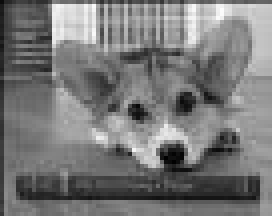
#> input picture Lab7/small-img.jpg, 68 x 54 px (shown 4 times larger)
$ jupyter execute --allow-errors Lab7.ipynb   (shell and % lines are left out)
#> lines starting #> are read from the running program, lines starting #| are printed output that depends on the picture
# Lab 7: Multirate Signal Processing and Signal Processing Applications
## Due Date: 05/02 @11:59pm

We will primarily focus on multirate signal processing - upsampling and downsampling - in this lab. We will wrap up the lab with a look at a signal processing application beyond the scope of ECE 310, but of interest in future signal processing courses.

## Multirate Signal Processing

In many signal processing applications, we would like to change the sampling rate of our digital system. This could mean either reducing or increasing our effective sampling rate. One possibility is to perform digital-to-analog (D/A) conversion, then resample our signal in the time domain to the desired rate. However, this process requires access to the desired resampling circuitry in addition to potential artifacts introduced by the D/A conversion and quantization effects when resampling the signal.

The preferred method is to perform rate conversion in the discrete sample domain. We may increase our sampling rate via a process known as upsampling or interpolation, while we may decrease our sampling rate using downsampling or decimation. In the following background sections, we will discuss the mathematical construction of upsampling and downsampling, and also discuss some practical considerations that must be made when working on multirate signal processing.

## Upsampling

Upsampling (or interpolation) by an integer factor of $U$ is accomplished by interpolating $U-1$ zeros between every entry in our original sequence. Let $x[n]$ be our original signal. Then our upsampled signal $y[n]$ will be as follows:

$$
y[n] = \begin{cases}
x\left[\frac{n}{U}\right],\quad n = \pm U, 2U, \ldots, kU\\
0, \quad \textrm{else}\\
\end{cases}
$$

$$
y[n] = \left[x[0]\quad\underbrace{0\quad 0\quad\ldots\quad0}_{U-1\textrm{ zeros}}\quad x[1]\quad\underbrace{0\quad 0\quad\ldots\quad0}_{U-1\textrm{ zeros}}\quad x[2]\quad\ldots\quad\right]
$$

The resulting DTFT for $y[n]$ may be derived as follows:

$$
Y_d(\omega) = \sum_{n=-\infty}^\infty y[n]e^{-j\omega n}
$$

$$
= \sum_{n=-\infty}^\infty x[n] e^{-j\omega nU}
$$

$$
Y_d(\omega) = X_d(U\omega).
$$

The second line above follows from the definition of $y[n]$ since the $n$'th value of $x[n]$ is actually the $Un$'th value of $y[n]$ and all other values of $y[n]$ are zero. Thus we see the resulting spectrum will be "compressed" along the frequency axis by a factor of $U$ while maintaining the same height. The issue here is that some of our adjacent $2\pi$ periodic copies of $X_d(\omega)$ will cross over into the central copy of $Y_d(\omega)$ after upsampling. This is readily apparent when we check that $Y_d(\pi) = X_d(\pi U)$, which must be greater than the $\pi$ limits of our central copy.

The simple solution is to place a low-pass filter after our upsampler to make sure we only extract the frequencies corresponding to the central copy of our original spectrum. We see that the bandwidth of this filter should be such that our cutoff frequency $\omega_c$ maps to $\pi$ in our original specturm $X_d(\omega)$. Thus, we would like $\omega_c = \frac{\pi}{U}$. Formally, our low-pass filter $A(\omega)$ will be given by

$$
A(\omega) = \begin{cases}
1, \quad |\omega| \leq \frac{\pi}{U}\\
0, \quad \frac{\pi}{U} < |\omega| \leq \pi\\
\end{cases}.
$$

This low-pass filter accomplishes the very important task of interpolating over the zeros we placed in between our original signal values. Think of the low-pass filter as "filling in the blanks" or inferring the newly interpolated information. In summary, upsampling by a factor $U$ involves interpolating $U-1$ zeros between each sample in our original signal and then low-pass filtering with a cutoff frequency of $\frac{\pi}{U}$ to prevent the inclusion of spurious frequencies presented by adjacent DTFT copies in the original signal.

## Downsampling

Downsampling (or decimation) by an integer factor $D$ is performed by only keeping every $D$'th sample in the original signal. Let $x[n]$ be our original signal. Our downsampled signal $y[n]$ is given by

$$
y[n] = x[Dn]
$$

$$
y[n] = \left[x[0]\quad x[D]\quad x[2D]\quad\ldots\quad\right]
$$

We will skip the derivation of $Y_d(\omega)$ since it is more involved than the derivation for the interpolation case. Refer to your ECE 310 textbook for the full details. The DTFT of our decimated signal $Y_d(\omega)$ is given by

$$
Y_d(\omega) = \frac{1}{D}\sum_{k=0}^{D-1}X_d\left(\frac{\omega - 2\pi k}{D}\right).
$$

Qualitatively, we see that the input spectrum will be scaled down by a factor of $\frac{1}{D}$ and the frequency axis is stretched by a factor of $D$. It is very important, however, to note that the above form assumes an appropriate anti-aliasing filter has been applied to the input signal prior to decimation. What should this filter look like? The anti-aliasing filter should remove all frequencies that would push into adjacent DTFT copies after decimation and cause aliasing. We know that the frequency axis will expand by a factor of $D$; thus, we know any frequencies beyond $\frac{\pi}{D}$ would stretch beyond $\pi$ and alias. Consequently, our anti-aliasing filter $H(\omega)$ should have the following form:

$$
H(\omega) = \begin{cases}
1, \quad |\omega| \leq \frac{\pi}{D}\\
0, \quad \frac{\pi}{D} < |\omega| \leq \pi\\
\end{cases}.
$$

We observe that if we have a multirate signal processing system that interpolates and decimates by the same factor, we will be able to use one filter for both upsampling and downsampling! The difference, of course, is that we filter before decimation and after interpolation. In summary, downsampling by a factor of $D$ requires us to first apply a low-pass anti-aliasing filter with cutoff frequency $\frac{\pi}{D}$ then discard (or decimate) every sample that is not located at a multiiple of $D$.

## Rate Conversion by $\frac{U}{D}$

One final topic we should mention is the concatenation of multiple rate conversion systems to achieve an arbitrary sampling rate. Suppose we would like to increase our sampling rate by a non-integer factor like $\frac{4}{3}$. How can you interpolate $\frac{1}{3}$ of a zero? You cannot! Instead, we may accomplish this new sampling rate by first upsampling by a factor of 4, then downsampling by a factor of 3. Furthermore, note that in this case the post-interpolation filter will have a cutoff frequency of $\frac{\pi}{4}$ and thus eliminate the need for our anti-aliasing filter before decimation since $\frac{\pi}{4}<\frac{\pi}{3}$! We may achieve any new sampling rate by the same procedure with appropriate anti-aliasing filters.

[cell 1]
#import libraries
import numpy as np
import matplotlib.pyplot as plt

from scipy import signal
from skimage.io import imread
from skimage.io import imsave

#Provided function with triangle magnitude spectrum
def toy_signal(w_c):
    N = 1000
    gain = 2*np.pi/w_c
    return gain * np.array([(np.sin(w_c/2*(n+1))/(np.pi*(n+1)))**2 if n+1 != 0 else (w_c/(2*np.pi))**2 for n in range(-N,N+1)])

## Exercise 1: Upsampling

We will begin by exploring and verifying the above theoretical discussion regarding upsampling.

a. Fill in the below function $\textrm{upsample}(U,x)$ to perform interpolation by a factor of $U$ on an input signal $x$. Verify your function correctly interpolates zeros by printing the provided test signal before and after upsampling for some integer $U$.

b. The provided function $\textrm{toy_signal}(\omega_c)$ creates a toy signal that has a triangular magnitude response with bandwidth $\omega_c$. More precisely, if our toy signal is given by $x$, the magnitude of the DTFT of this toy signal will be

$$
|X_d(\omega)| = \begin{cases}
-\left|\frac{\omega}{\omega_c}\right| + 1\,\quad |\omega| \leq \omega_c\\
0,\quad \omega_c \leq |\omega| \leq \pi\\
\end{cases}.
$$

Use the provided toy signal function to create a signal with bandwidth $\frac{\pi}{2}$ ($\omega_c = \frac{\pi}{2}$). Upsample this toy signal by a factor of $U=3$. Plot the magnitude of the FFT of the original and upsampled toy signals on separate subplots using $\textrm{np.fft.fft()}$. Hint: use $\textrm{np.fft.fftshift()}$ to zero-center the frequency spectrum and $\textrm{np.linspace()}$ to create your frequencies from $-\pi$ to $\pi$ for plotting.

c. Fill in the below function $\textrm{lowpass}(C)$ to create an appropriate low-pass filter that should follow interpolation by a factor of $C$. You may use $\textrm{signal.remez()}$ like in Lab 6 for Parks-McClellan filter design of a length 50 filter. You may also assume a transition bandwidth of $\frac{\pi}{10}$ (0.1 in normalized frequency). Apply your low-pass filter to your upsampled toy signal from part 1.(b). Plot the magnitude of the FFT of the filtered signal to verify the spurious DTFT copies have been removed by your filter. $\textbf{Note that this filtering function will also work as an anti-aliasing filter for decimation by a factor of } D$.

[cell 2]
#Fill in this function for part 1.a:
def upsample(U,x):
    upsampled = np.zeros(x.size * U, dtype=x.dtype)
    upsampled[::U] = x
    return upsampled

#Fill in this function for part 1.c:
def lowpass(C):
    filter_bands = [0,C/np.pi-0.05,C/np.pi+0.05,1]
    filter_desired = [1,0]
    filter_remez = signal.remez(50,filter_bands,filter_desired,fs=2)
    return filter_remez

#Test code for part 1.a:
test_signal = np.array([1,2,3,4,5,6])
print("original:", test_signal)
print("upsampled:", upsample(3, test_signal))

#Code for part 1.b:
plt.figure(figsize=(20,10))

toy_og = toy_signal(np.pi / 2)
X_og = np.fft.fftshift(np.fft.fft(toy_og))
w = np.linspace(-np.pi,np.pi,len(X_og))
plt.subplot(131)
plt.title('Original Toy Signal FFT Magnitude')
plt.plot(w, abs(X_og))
plt.xlabel('$\omega$')
plt.ylabel('Magnitude')

toy_us = upsample(3, toy_og)
X_us = np.fft.fftshift(np.fft.fft(toy_us))
w = np.linspace(-np.pi,np.pi,len(X_us))
plt.subplot(132)
plt.title('Upsampled Toy Signal FFT Magnitude')
plt.plot(w, abs(X_us))
plt.xlabel('$\omega$')
plt.ylabel('Magnitude')

#Code for part 1.c:
lpf_3 = lowpass(np.pi / 3)
toy_f = signal.convolve(toy_us, lpf_3)
X_f = np.fft.fftshift(np.fft.fft(toy_f))
w = np.linspace(-np.pi,np.pi,len(X_f))
plt.subplot(133)
plt.title('Filtered Upsampled Toy Signal FFT Magnitude')
plt.plot(w, abs(X_f))
plt.xlabel('$\omega$')
plt.ylabel('Magnitude')


us = upsample(3, test_signal)
us_f = signal.convolve(us, lpf_3, mode='same')

plt.figure(figsize=(20,10))
plt.subplot(131)
plt.stem(range(test_signal.size), test_signal)
plt.title('Original Signal')
plt.subplot(132)
plt.stem(range(us.size), us)
plt.title('Upsampled Signal')
plt.subplot(133)
plt.stem(range(us_f.size), us_f)
plt.title('Upsampled Signal after LPF')
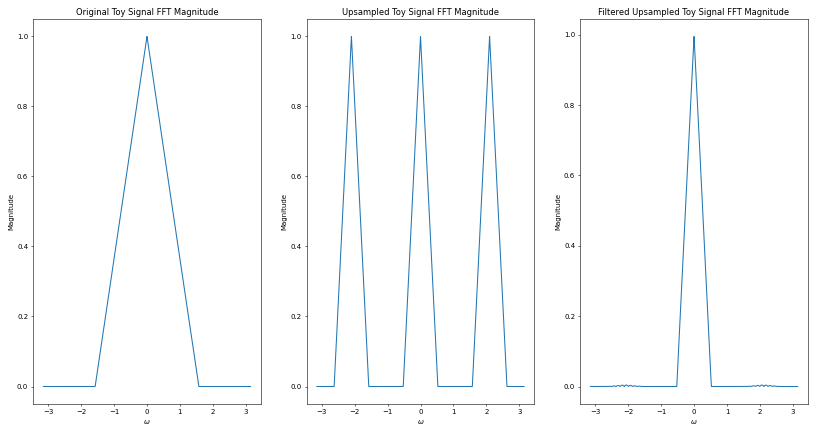
#> figure drawn by matplotlib, 3 panels; panel 1: curve peaks at x = 0, y = 1; panel 2: curve peaks at x = 0, y = 1; panel 3: curve peaks at x = 0.000519, y = 0.995
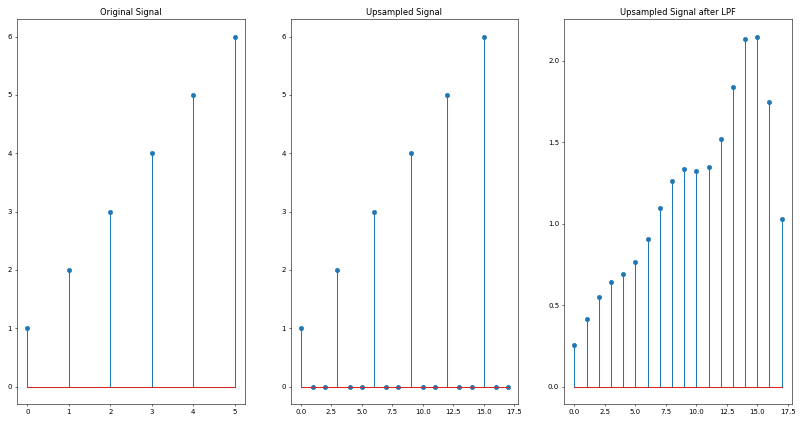
#> figure drawn by matplotlib, 3 panels; panel 2: curve peaks at x = 15, y = 6; panel 3: curve peaks at x = 15, y = 2.15

## Exercise 2: Downsampling

Now we will turn our attention to downsampling.

a. Fill in the below function $\textrm{downsample}(D,x)$ to perform decimation by a factor of $D$ on an input signal $x$. Verify your function correctly decimates by printing the provided test signal before and after downsampling for some integer $D$.

b. Use the provided toy signal function to create a signal with bandwidth $\frac{\pi}{2}$. Downsample this toy signal by a factor of $D=2$. Plot the magnitude of the FFT of the original and downsampled toy signals on separate subplots using $\textrm{np.fft.fft()}$ (do not forget to use $\textrm{np.fft.fftshift()}$ to center you FFT!). Do not worry about anti-aliasing filtering.

c. Use the provided toy signal function to create a signal with bandwidth $\frac{\pi}{2}$. Downsample this toy signal by a factor of $D=3$. Plot the magnitude of the FFT of the original and downsampled toy signals on separate subplots using $\textrm{np.fft.fft()}$. Do not worry about anti-aliasing filtering. Explain what is happening in the magnitude of the decimated signal's FFT.

d. Finally, let's use our upsampling, downsampling, and filtering functions to perform sampling rate conversion by a factor of $\frac{3}{5}$. This may be accomplished with two different schemes: downsampling followed by upsampling or upsampling followed by downsampling. These two schemes are not necessarily equivalent for a given input signal! Perform sampling rate conversion by a factor of $\frac{3}{5}$ using both schemes on a toy signal with bandwidth $\frac{\pi}{2}$. Plot the magnitude of the FFT for the final system output for each scheme. What are the differences between the two outputs? Which scheme do you think works best? Why? Note: remember to apply appropriate anti-aliasing and post-interpolation filters before and after downsampling and upsampling, respectively!

[cell 3]
#Fill in this function for part 2.a:
def downsample(D,x):
    downsampled = x[::D]
    return downsampled

#Test code for part 2.a:
test_signal = np.array([1,2,3,4,5,6])
print("test signal:", test_signal)
print("decimated test signal:", downsample(2, test_signal))

#Code for part 2.b:
plt.figure(figsize=(20,10))

toy_og = toy_signal(np.pi / 2)
X_og = np.fft.fftshift(np.fft.fft(toy_og))
w = np.linspace(-np.pi,np.pi,len(X_og))
plt.subplot(131)
plt.title('Original Toy Signal FFT Magnitude')
plt.plot(w, abs(X_og))
plt.xlabel('$\omega$')
plt.ylabel('Magnitude')

toy_ds2 = downsample(2, toy_og)
X_ds2 = np.fft.fftshift(np.fft.fft(toy_ds2))
w = np.linspace(-np.pi,np.pi,len(X_ds2))
plt.subplot(132)
plt.title('Downsampled By 2 Toy Signal FFT Magnitude')
plt.plot(w, abs(X_ds2))
plt.xlabel('$\omega$')
plt.ylabel('Magnitude')

#Code for part 2.c:

toy_ds3 = downsample(3, toy_og)
X_ds3 = np.fft.fftshift(np.fft.fft(toy_ds3))
w = np.linspace(-np.pi,np.pi,len(X_ds3))
plt.subplot(133)
plt.title('Downsampled By 3 Toy Signal FFT Magnitude')
plt.plot(w, abs(X_ds3))
plt.xlabel('$\omega$')
plt.ylabel('Magnitude')


#Code for part 2.d:
plt.figure(figsize=(20,10))

toy_ud = downsample(5, signal.convolve(upsample(3, toy_og), lowpass(np.pi / 5)))
X_ud = np.fft.fftshift(np.fft.fft(toy_ud))
w = np.linspace(-np.pi,np.pi,len(X_ud))
plt.subplot(121)
plt.title('Upsample Then Downsample Toy Signal FFT Magnitude')
plt.plot(w, abs(X_ud))
plt.xlabel('$\omega$')
plt.ylabel('Magnitude')

toy_du = signal.convolve(upsample(3, downsample(5, signal.convolve(toy_og, lowpass(np.pi / 5)))), lowpass(np.pi / 3))
X_du = np.fft.fftshift(np.fft.fft(toy_du))
w = np.linspace(-np.pi,np.pi,len(X_du))
plt.subplot(122)
plt.title('Downsample The Upsample Toy Signal FFT Magnitude')
plt.plot(w, abs(X_du))
plt.xlabel('$\omega$')
plt.ylabel('Magnitude')
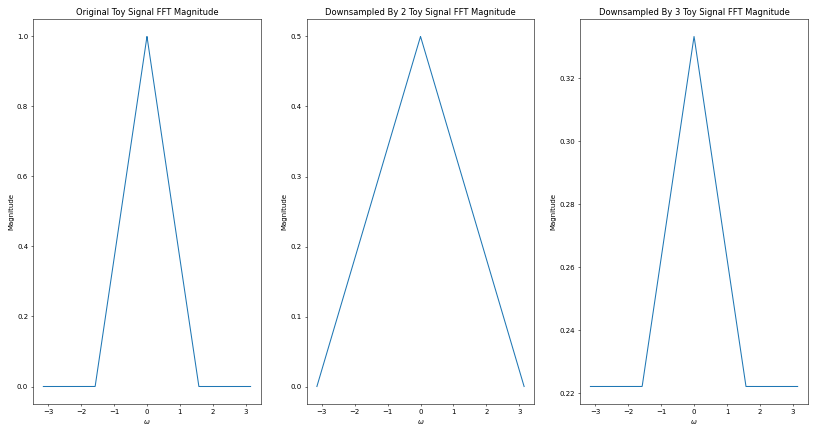
#> figure drawn by matplotlib, 3 panels; panel 1: curve peaks at x = 0, y = 1; panel 2: curve peaks at x = 0, y = 0.5; panel 3: curve peaks at x = 0, y = 0.333

Comments for part 2.c:

The magnitude is getting scaled down by a factor of 3

Comments for part 2.d:

Upsampling then downsampling seems to work better than vise versa because downsampling first will sacrifice data that can't be recovered.

## Image Resizing

One common application of multirate signal processing is image resizing. Have you ever considered what happens when you stretch or shrink an image while placing images in a document? This operation extends our previous discussion of decimation and interpolation to two dimensions. For this lab, we will focus on increasing the size of a small image.

To upsample an image, we interpolate zeros like we would for a 1D signal, except we now do this is along both the rows and columns. In this exercise, we assume we will upsample by the same factor for both rows and columns (maintain aspect ratio) though it is not difficult to extend these concepts to unique scaling for rows and columns. Consider the following example where $x$ is our original image and $y$ is the result of upsampling by a factor of two along the rows and columns:

$$
x = \begin{bmatrix}
1 & 9 & 5\\
5 & 3 & 5\\
7 & 9 & 1\\
\end{bmatrix}\quad
y = \begin{bmatrix}
1 & 0 & 9 & 0 & 5 & 0\\
0 & 0 & 0 & 0 & 0 & 0\\
5 & 0 & 3 & 0 & 5 & 0\\
0 & 0 & 0 & 0 & 0 & 0\\
7 & 0 & 9 & 0 & 1 & 0\\
0 & 0 & 0 & 0 & 0 & 0\\
\end{bmatrix}
$$

### Nearest Neighbor Interpolation
After upsampling our image, we must consider how we can fill in these new blank values. We will consider two options in this lab: nearest neighbor and bilinear intperpolation. Nearest neighbor interpolation works based on the simple assumption that the nearest original pixel is the best guess for the interpolated pixel. The assignment rule is as follows

$$
y(i,j) = x\left(\left\lfloor \frac{i}{U} \right\rfloor,\left\lfloor \frac{j}{U} \right\rfloor\right),
$$

$$
\textrm{1D Example:}\quad \begin{bmatrix}
1 & 0 & 0 & 10 & 0 & 0 & 4\\
\end{bmatrix} \rightarrow \textrm{nearest neighbor interpolation}\rightarrow
\begin{bmatrix}
1 & 1 & 1 & 10 & 10 & 10 & 4\\
\end{bmatrix}
$$

where $U$ is our upsampling factor and $\lfloor\cdot\rfloor$ is the floor operator. If we apply nearest neighbor interpolation to our upsampled image $y$, we have the following interpolated image $z_{nn}$:

$$
z_{nn} = \begin{bmatrix}
1 & 1 & 9 & 9 & 5 & 5\\
1 & 1 & 9 & 9 & 5 & 5\\
5 & 5 & 3 & 3 & 5 & 5\\
5 & 5 & 3 & 3 & 5 & 5\\
7 & 7 & 9 & 9 & 1 & 1\\
7 & 7 & 9 & 9 & 1 & 1\\
\end{bmatrix}.
$$

### Bilinear Interpolation
Bilinear interpolation is a little more complicated. Let's first consider linear interpolation in one dimension. Linear interpolation makes the assumption that adjacent original values may be connected with a straight line. The interpolated values will be assigned according to the value of the line at that interpolation location. We have actually already had experience with linear interpolation. When we plot lines in Python using Matplotlib, the points are connected using linear interpolation! Let's consider a toy 1D example of linear interpolation on a signal $a$:

$$
a = \begin{bmatrix}
1 & 0 & 0 & 10 & 0 & 0 & 4\\
\end{bmatrix} \rightarrow \textrm{linear interpolation}\rightarrow
\begin{bmatrix}
1 & 4 & 7 & 10 & 8 & 6 & 4\\
\end{bmatrix}
$$

Mathematically, if we would like to interpolate between indices $i$ and $j$ in our toy signal $a$ at index $k$ such that $i < k < j$, we will assign the value at $k$ as follows (assuming upsampling by $U$):

$$
\large{a[k] = \underbrace{(k-i)}_{\Delta x} \cdot \underbrace{\frac{a[j] - a[i]}{U}}_{\frac{\Delta y}{\Delta x}\textrm{ or slope}} + \underbrace{a[i]}_{\textrm{offset/intercept}}}.
$$

This equation should remind you of an equation of a line where we have a slope, intercept, and an independent variable in the distance from the first index $i$. Now if we would like to expand linear interpolation to become bilinear interpolation, we may simply perform linear interpolation at each row and at each column: the order does not matter! The below figure demonstrates bilinear interpolation via rows-then-colums and columns-then-rows to verify they produce the same result. $\textbf{Note that we will assume any values outside the image are zero!}$

$$
y = \begin{bmatrix}
1 & 0 & 9 & 0 & 5 & 0\\
0 & 0 & 0 & 0 & 0 & 0\\
5 & 0 & 3 & 0 & 5 & 0\\
0 & 0 & 0 & 0 & 0 & 0\\
7 & 0 & 9 & 0 & 1 & 0\\
0 & 0 & 0 & 0 & 0 & 0\\
\end{bmatrix} \rightarrow\textrm{rows}\rightarrow
\begin{bmatrix}
1 & 5 & 9 & 7 & 5 & 2.5\\
0 & 0 & 0 & 0 & 0 & 0\\
5 & 4 & 3 & 4 & 5 & 2.5\\
0 & 0 & 0 & 0 & 0 & 0\\
7 & 8 & 9 & 5 & 1 & 0.5\\
0 & 0 & 0 & 0 & 0 & 0\\
\end{bmatrix} \rightarrow\textrm{columns}\rightarrow
\begin{bmatrix}
1 & 5 & 9 & 7 & 5 & 2.5\\
3 & 4.5 & 6 & 5.5 & 5 & 2.5\\
5 & 4 & 3 & 4 & 5 & 2.5\\
6 & 6 & 6 & 4.5 & 3 & 1.5\\
7 & 8 & 9 & 5 & 1 & 0.5\\
3.5 & 4 & 4.5 & 2.5 & 0.5 & 0.25\\
\end{bmatrix}
$$

$$
y = \begin{bmatrix}
1 & 0 & 9 & 0 & 5 & 0\\
0 & 0 & 0 & 0 & 0 & 0\\
5 & 0 & 3 & 0 & 5 & 0\\
0 & 0 & 0 & 0 & 0 & 0\\
7 & 0 & 9 & 0 & 1 & 0\\
0 & 0 & 0 & 0 & 0 & 0\\
\end{bmatrix} \rightarrow\textrm{columns}\rightarrow
\begin{bmatrix}
1 & 0 & 9 & 0 & 5 & 0\\
3 & 0 & 6 & 0 & 5 & 0\\
5 & 0 & 3 & 0 & 5 & 0\\
6 & 0 & 6 & 0 & 3 & 0\\
7 & 0 & 9 & 0 & 1 & 0\\
3.5 & 0 & 4.5 & 0 & 0.5 & 0\\
\end{bmatrix}\rightarrow\textrm{rows}\rightarrow
\begin{bmatrix}
1 & 5 & 9 & 7 & 5 & 2.5\\
3 & 4.5 & 6 & 5.5 & 5 & 2.5\\
5 & 4 & 3 & 4 & 5 & 2.5\\
6 & 6 & 6 & 4.5 & 3 & 1.5\\
7 & 8 & 9 & 5 & 1 & 0.5\\
3.5 & 4 & 4.5 & 2.5 & 0.5 & 0.25\\
\end{bmatrix}
$$

## Exercise 3: Image Resizing

We have provided a small test image named ``small-img.jpg`` (shown below) that we would like to upsample.

a. Fill in the $\textrm{upsample_image}$ function below which will interpolate zeros to perform 2D upsampling. We will assume that we are upsampling our image by the same factor $U$ in both dimensions. You may re-use your $\textrm{upsample()}$ function from Exercise 1 or write new upsampling code here. Apply your upsampling code to the small image with $U=8$ and plot the result.

b. Fill in the $\textrm{nn()}$ function below, which performs nearest neighbor interpolation on an upsampled 1D-signal. Print the provided test signal and the result of applying your nearest neighbor interpolation function on the test signal. Hint: one possible solution is to convolve with a length $U$ filter. Consider what this filter may look like to perform nearest neighbor interpolation. Think about a zero-order hold!

c. Fill in the $\textrm{linear()}$ function below, which performs linear interpolation on an upsampled 1D-signal. Print the provided test signal and the result of applying your linear interpolation function on the test signal. Hint: one possible solution is to convolve with a length $2U-1$ filter. Consider what this filter may look like to perform linear interpolation. Think about a first-order hold!

d. Apply your nearest neighbor and linear interpolation functions to the your upsampled image. Note that you may simply apply each function along the rows and columns separately to perform 2D nearest neighbor inteprolation and bilinear interpolation. Plot the two resulting images and comment on the differences. We recommend you make two copies of the upsampled image to separate your nearest neighbor and bilinear inteprolation computation/results.

[cell 4]
#Fill in this function for part 3.a:
def upsample_image(U,img):
    n_rows,n_cols = img.shape
    up_img = np.zeros((n_rows*U,n_cols*U))
    up_img[::U,::U] = img
    return up_img

#Fill in this function for part 3.b
#Assume x has already been upsampled
def nn(U,x):
    n_rows,n_cols = x.shape
    x_out = np.copy(x)
    for i in range(n_rows):
        for j in range(n_cols):
            x_out[i,j] = x[(i//U) * U, (j//U) * U]
    return x_out

#Fill in this function for part 3.c:
#Assume x has already been upsampled
def linear(U,x):
    linear_filter = np.zeros(2 * U - 1)
    for i in range(U):
        linear_filter[U - 1 + i] = 1 - i / U
        linear_filter[U - 1 - i] = 1 - i / U
    x_out = np.copy(x)
    n_rows,n_cols = x.shape
    for i in range(n_rows):
        x_out[i,:] = signal.convolve(x_out[i,:], linear_filter)[U-1:-(U-1)]
    for j in range(n_cols):
        x_out[:,j] = signal.convolve(x_out[:,j], linear_filter)[U-1:-(U-1)]
    return x_out

#Code for part 3.a:
small_img = imread('small-img.jpg')
#> small_img is the input picture: shape (54, 68); min 0, max 252, mean 120.1
plt.figure(figsize=(20,5))
plt.subplot(141)
plt.imshow(small_img, 'gray')
plt.subplot(142)
plt.imshow(upsample_image(8, small_img), 'gray')
#> (the rest of the program and of its run is left out)
